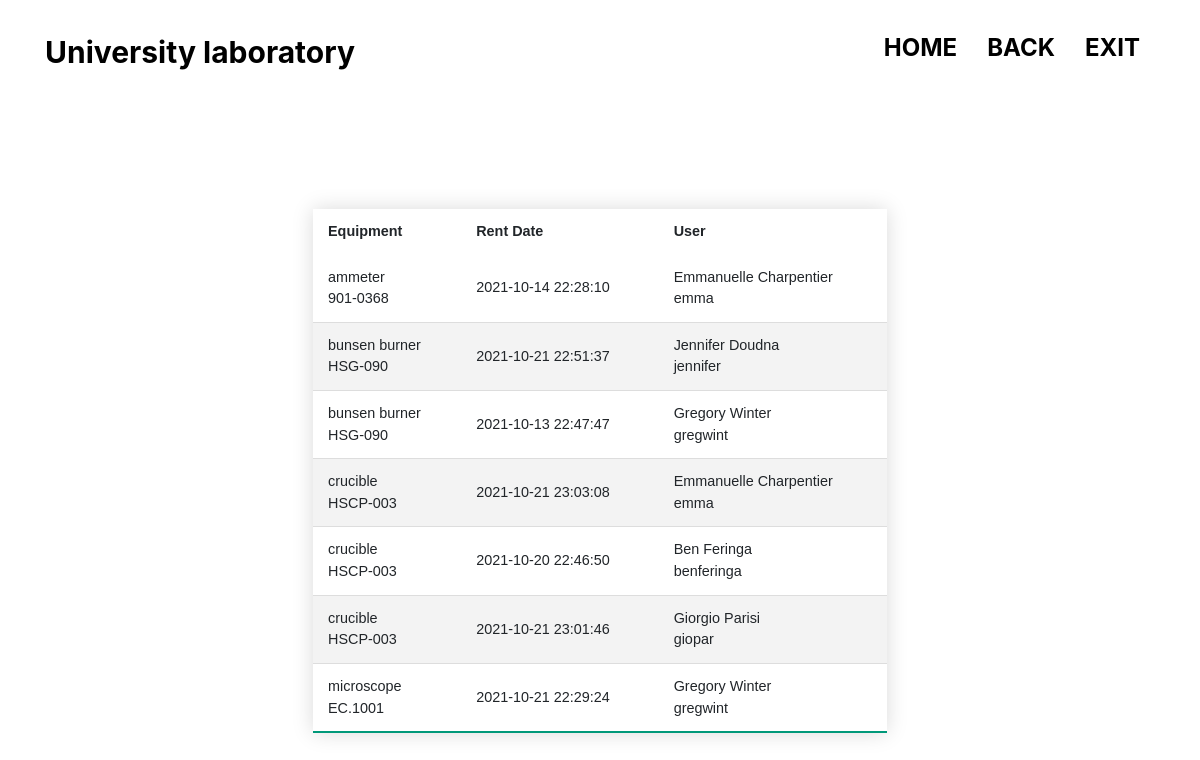
Screenshot of /report_for_employee_2.php (signed in) with the database file from the repository.
### tables this page shows
CREATE TABLE `equipments` (
  `equipment_id` int(11) NOT NULL,
  `equipment_name` varchar(20) NOT NULL,
  `model` varchar(20) DEFAULT NULL,
  `producer` varchar(20) DEFAULT NULL,
  `image` varchar(1000) DEFAULT NULL,
  `description` text DEFAULT NULL,
  `URL` varchar(1000) DEFAULT NULL,
  `tag` varchar(20) NOT NULL,
  `amount` int(11) NOT NULL
);

### report_for_employee_2.php (the view, shortened to what this page needs)
<!DOCTYPE html>
<html>
    <head>
        <link rel="stylesheet" href="css/style.css">
        <link rel="stylesheet" href="https://stackpath.bootstrapcdn.com/bootstrap/4.3.1/css/bootstrap.min.css">
	  </head>
    <body>
<body>
  <header class="header">
     <div class="container">
      <div class="header__inner">
          <div class="header__logo">University laboratory</div>
          <nav class="nav">
              <a class="nav__link active" href="index.php"> <h4><b>Home </b></h4></a>
              <a class="nav__link active" href="employee.php"> <h4><b>Back</b></h4></a>
              <a class="nav__link active" href="student_exit.php"> <h4><b>Exit</b></h4></a>
          </nav>
      </div>
  </div>
  </header>
    <div class="empty">
    </div>
<?php if(!isset($_COOKIE["employee"])): ?>
<div class="container mt-4">
  <h1>Authorization for employee</h1>
  <form action="employee_auth.php" method="post">
    <input type="text" class="form-control" name="login"  id="login" placeholder="Enter login"><br>
    <input type="password" class="form-control" name="password"  id="password" placeholder="Enter password"><br>
    <button class="button-23=success" type="submit"><h5>Login</h5></button>
  </form>
</div>
<?php else:
  ?>
     <br>
     <?php
     require 'configDB.php';
     echo '<ul>';
     $query=$pdo->query("select * from report_for_employee  order by equipment_name");
    echo '
    <table class="styled-table">
   <thead>
       <tr>
           <th>Equipment</th>
           <th>Rent Date</th>
           <th>User</th>
       </tr>
   </thead>
   <tbody>'         ;
     while ($row=$query->fetch(PDO::FETCH_OBJ)) {
     echo '
                      <tr>
                          <td>'.$row->equipment_name.'  <br> '.$row->model.'</td>
                          <td>'.$row->date_borrow.'   </td>
                           <td>'.$row->user_name.'  '.$row->surname.' <br> '.$row->login.' </td>
                      </tr>   ';}
                 echo '
                      <tbody>
                  </table>
              </div>';
        ?>
<?php endif; ?>
</body>
</html>

### css/style.css (style rules this page uses)
ul { width: 70%; padding: 0 10px!important; margin-left: auto; margin-right: auto; }
.header { width: 100%; padding-top: 30px; position: fixed; top: 0; left: 0; right: 0; z-index: 1000; background-color: white; }
.header__inner { display: flex; justify-content: space-between; align-items: center; }
.header__logo { font-size: 30px; font-weight: 700; color: black; }
.nav { font-size: 14px; text-transform: uppercase; color: black; }
.nav__link { display: inline-block; vertical-align: top; margin: 0 15px; position: relative; color: black; text-decoration: none; transition: color .1s linear; }
.nav__link:after { content: ""; width: 100%; height: 3px; display: none; background-color: #96faee; position: absolute; top: 100%; left: 0; z-index: 1; }
.container { width: 100%; max-width: 1200px; margin: 0 auto ; }
.empty { width: 100%; height: 10vh; background-color: white; -webkit-background-size: cover; background-size: cover; }
* { box-sizing: border-box; -webkit-box-sizing: border-box; -moz-box-sizing: border-box; }
body { font-family: Helvetica; -webkit-font-smoothing: antialiased; background: rgba( 71, 147, 227, 1); }
.styled-table { border-collapse: collapse; margin: 25px 0; font-size: 0.9em; font-family: sans-serif; min-width: 70%; box-shadow: 0 0 20px rgba(0, 0, 0, 0.15); margin-left: auto; margin-right: auto }
.styled-table th, .styled-table td { padding: 12px 15px; }
.styled-table tbody tr { border-bottom: 1px solid #dddddd; }
.styled-table tbody tr:nth-of-type(even) { background-color: #f3f3f3; }
.styled-table tbody tr:last-of-type { border-bottom: 2px solid #009879; }

### rows the page displays
equipments: equipment_name "ammeter", model "901-0368", date_borrow "2021-10-14 22:28:10", user_name "Emmanuelle", surname "Charpentier", login "emma"
equipments: equipment_name "bunsen burner", model "HSG-090", date_borrow "2021-10-21 22:51:37", user_name "Jennifer", surname "Doudna", login "jennifer", date_borrow "2021-10-13 22:47:47", user_name "Gregory", surname "Winter", login "gregwint"
equipments: equipment_name "crucible", model "HSCP-003", date_borrow "2021-10-21 23:03:08", user_name "Emmanuelle", surname "Charpentier", login "emma", date_borrow "2021-10-20 22:46:50", user_name "Ben", surname "Feringa", login "benferinga", date_borrow "2021-10-21 23:01:46", user_name "Giorgio", surname "Parisi", login "giopar"
equipments: equipment_name "microscope", model "EC.1001", date_borrow "2021-10-21 22:29:24", user_name "Gregory", surname "Winter", login "gregwint"
